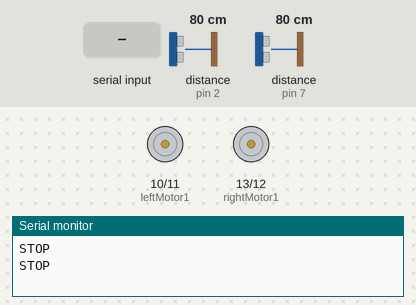
Bench run of a sketch on a simulated Arduino Uno, built with avr-gcc and run on an emulated ATmega328P. Parts: motor-driver pin pairs drawn as motors (green arrow = first pin HIGH = forward, orange = second pin HIGH = backward, longer = more drive, scaled by the enable pin), the last lines printed to the serial monitor. Wiring (inferred from the names in the program): 2 × ultrasonic range finder: trigger pin 4, echo pin 2 / trigger pin 8, echo pin 7. Inputs (shaded band) come from the test bench; at power-on: distance to the obstacle (sensors on pin 2, pin 7) 80 cm. The echo pulse lasts 58.3 µs per cm.

Above: at 1.2 s.
1.3 s: "l" received over Serial
At 2.7 s:
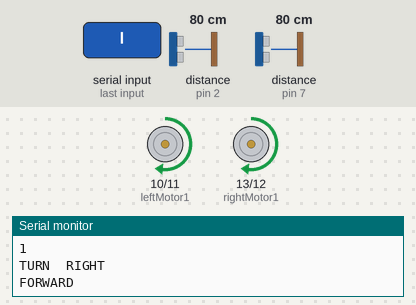
4.6 s: "r" received over Serial
7.9 s: distance to the obstacle (sensor on pin 2) set to 33 cm
11.2 s: distance to the obstacle (sensor on pin 2) set to 28 cm
At 12.4 s:
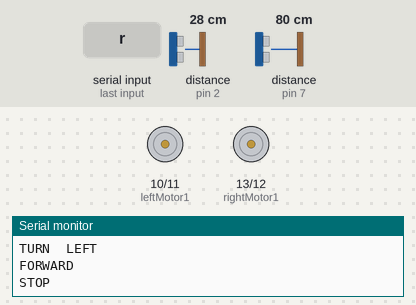
12.7 s: distance to the obstacle (sensor on pin 2) set to 35 cm
At 12.94 s:
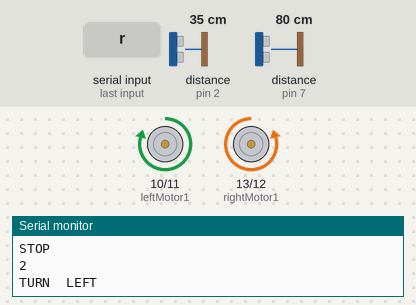
16.0 s: distance to the obstacle (sensor on pin 2) set to 2 cm
At 17.6 s:
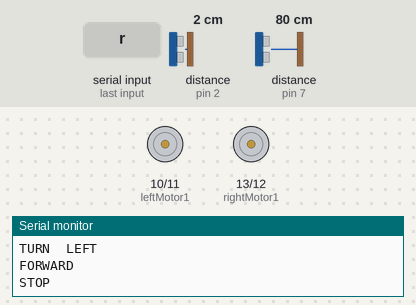
Timing chart, 0 to 18.8 s (numbered marks = the images above; inputs shaded):
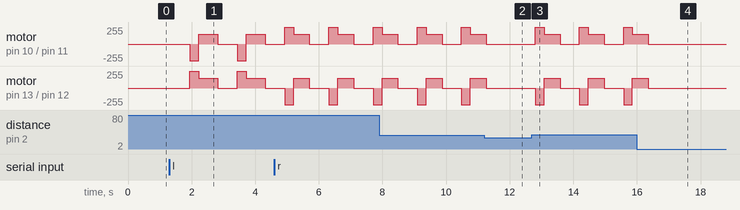

Measured:
- the behaviour switches between 31 and 30 cm on distance to the obstacle (sensor on pin 2) (found by bisection; images 1 and 2)
- after the input at 11.2 s, motor on pin 10 (leftMotor1) / pin 11 (leftMotor2), motor on pin 13 (rightMotor1) / pin 12 (rightMotor2): goes on until 11.3 s, then stays stopped
- after the input at 16.0 s, motor on pin 10 (leftMotor1) / pin 11 (leftMotor2), motor on pin 13 (rightMotor1) / pin 12 (rightMotor2): goes on until 16.4 s, then stays stopped

The sketch:

xiaoche_last.ino
```cpp
#define STOP      0
#define FORWARD   1
#define BACKWARD  2
#define TURNLEFT  3
#define TURNRIGHT 4

int leftMotor1 =10 ;
int leftMotor2 =11 ;
int rightMotor1 =13 ;
int rightMotor2 =12 ;

int leftPWM = 5;
int rightPWM = 6;


int inputPin=7;   // 定义超声波信号接收接口
int outputPin=8;  // 定义超声波信号发出接口
int inputPin2=2;  // 定义第二个超声波信号接收接口
int outputPin2=4; // 定义第二个超声波信号发出接口

char val;

void setup() {
  // put your setup code here, to run once:
  //串口初始化
  Serial.begin(9600);
  //测速引脚初始化
  pinMode(leftMotor1, OUTPUT);
  pinMode(leftMotor2, OUTPUT);
  pinMode(rightMotor1, OUTPUT);
  pinMode(rightMotor2, OUTPUT);
  pinMode(leftPWM, OUTPUT);
  pinMode(rightPWM, OUTPUT);
  //超声波控制引脚初始化
  pinMode(inputPin, INPUT);
  pinMode(outputPin, OUTPUT);
  pinMode(inputPin2, INPUT);
  pinMode(outputPin2, OUTPUT);
}

void loop() {
  // put your main code here, to run repeatedly:
  avoidance();
}
void motorRun(int cmd,int value)
{
  analogWrite(leftPWM, value);  //设置PWM输出，即设置速度
  analogWrite(rightPWM, value);
  switch(cmd){
    case FORWARD:
      Serial.println("FORWARD"); //输出状态
      digitalWrite(leftMotor1, HIGH);
      digitalWrite(leftMotor2, LOW);
      digitalWrite(rightMotor1, HIGH);
      digitalWrite(rightMotor2, LOW);
      break;
    case BACKWARD:
      Serial.println("BACKWARD"); //输出状态
      digitalWrite(leftMotor1, LOW);
      digitalWrite(leftMotor2, HIGH);
      digitalWrite(rightMotor1, LOW);
      digitalWrite(rightMotor2, HIGH);
      break;
     case TURNRIGHT:
      Serial.println("TURN  LEFT"); //输出状态
      digitalWrite(leftMotor1, HIGH);
      digitalWrite(leftMotor2, LOW);
      digitalWrite(rightMotor1, LOW);
      digitalWrite(rightMotor2, HIGH);
      break;
     case TURNLEFT:
      Serial.println("TURN  RIGHT"); //输出状态
      digitalWrite(leftMotor1, LOW);
      digitalWrite(leftMotor2, HIGH);
      digitalWrite(rightMotor1, HIGH);
      digitalWrite(rightMotor2, LOW);
      break;
     case STOP:
      Serial.println("STOP"); //输出状态
      digitalWrite(leftMotor1, LOW);
      digitalWrite(leftMotor2, LOW);
      digitalWrite(rightMotor1, LOW);
      digitalWrite(rightMotor2, LOW);
      break;

  }
}
void avoidance()
{
  int dis;//距离
  int dis2;//距离
  dis=getDistance(); //左边
  dis2=getDistance2(); //右边


  if(dis<=25&&dis2<=25)//直走
  {
    if(dis>=5&&dis2>=5)
    {
        /*motorRun(TURNRIGHT,250);
        delay(185);
        motorRun(FORWARD,300);
        delay(500);*/

      motorRun(FORWARD,370);
      delay(20);
    }
   //delay(500);
   }
       while(Serial.available()>0)//左转
    {
      val=Serial.read();
     }
   if(dis>=30&&dis2>=30)//停止并判断方向
  {
    motorRun(STOP,0);
    //motorRun(TURNLEFT,250);
    //转弯，树莓派识别箭头控制转弯
    delay(100);


     if(val == 'l')
      {
        Serial.println("1");
        motorRun(TURNLEFT,250);
        delay(280);
        motorRun(FORWARD,400);
        delay(600);
        motorRun(STOP,0);
       }
      //delay(500);

      if(val == 'r')
      {
        Serial.println("2");
        motorRun(TURNRIGHT,250);
        delay(280);
        motorRun(FORWARD,400);
        delay(500);
        motorRun(STOP,0);
       }
      //delay(500);

      if(val =='s')
      {
        Serial.println("3");
        motorRun(STOP,0);
        delay(100000000);
       }
      delay(500);
    }

 /*if(dis<5)//让它走到中间
  {

      motorRun(TURNRIGHT,200);
      delay(150);
      motorRun(FORWARD,400);
      delay(200);
      motorRun(TURNLEFT,200);
      delay(150);
      motorRun(STOP,0);

  }
  if(dis2<5)//中间
  {
      motorRun(TURNLEFT,200);
      delay(150);
      motorRun(FORWARD,400);
      delay(200);
      motorRun(TURNRIGHT,200);
      delay(150);
      motorRun(STOP,0);

  }
*/
}
int getDistance()
{
  digitalWrite(outputPin, LOW); // 使发出发出超声波信号接口低电平2μs
  delayMicroseconds(2);
  digitalWrite(outputPin, HIGH); // 使发出发出超声波信号接口高电平10μs，这里是至少10μs
  delayMicroseconds(10);
  digitalWrite(outputPin, LOW); // 保持发出超声波信号接口低电平
  int distance = pulseIn(inputPin, HIGH); // 读出脉冲时间
  distance= distance/58; // 将脉冲时间转化为距离（单位：厘米）
  //Serial.println(distance); //输出距离值

  if (distance >=50)
  {
    //如果距离小于50厘米返回数据
    return 50;
  }//如果距离小于50厘米小灯熄灭
  else
    return distance;
}

int getDistance2()
{
  digitalWrite(outputPin2, LOW); // 使发出发出超声波信号接口低电平2μs
  delayMicroseconds(2);
  digitalWrite(outputPin2, HIGH); // 使发出发出超声波信号接口高电平10μs，这里是至少10μs
  delayMicroseconds(10);
  digitalWrite(outputPin2, LOW); // 保持发出超声波信号接口低电平
  int distance2 = pulseIn(inputPin2, HIGH); // 读出脉冲时间
  distance2= distance2/58; // 将脉冲时间转化为距离（单位：厘米）
  //Serial.println(distance2); //输出距离值

  if (distance2 >=50)
  {
    //如果距离小于50厘米返回数据
    return 50;
  }//如果距离小于50厘米小灯熄灭
  else
    return distance2;
}
```
